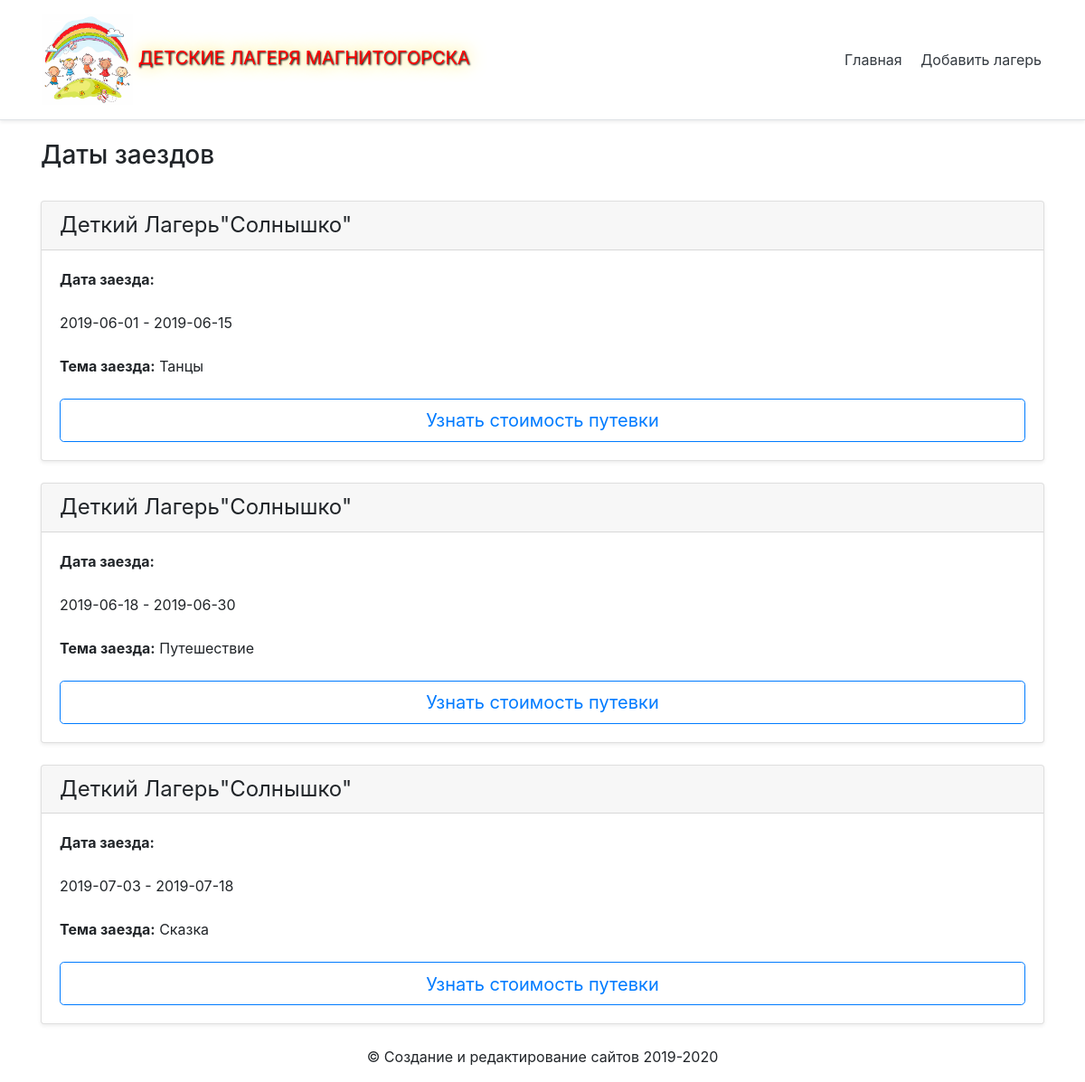
The app's page /zaezd.php?id=1 with its own data.
### tables this page shows
CREATE TABLE `zaezd` (
  `id` int(11) NOT NULL,
  `id_lager` int(15) NOT NULL,
  `data_start` date NOT NULL,
  `data_end` date NOT NULL,
  `tema` varchar(256) NOT NULL,
  `price` text NOT NULL
);

CREATE TABLE `name_lager` (
  `id` int(11) NOT NULL,
  `title` varchar(15) NOT NULL,
  `adres` text NOT NULL,
  `URL_image` text NOT NULL,
  `Content` text NOT NULL
);

### include/function.php (called while the page is built, shortened)
<?php
function get_zaezd($id){
	global $mysqli;
	$sql= "SELECT `name_lager`.*,`zaezd`.* FROM `name_lager` INNER JOIN `zaezd` ON `name_lager`.`id` = {$id} AND `name_lager`.`id` = `zaezd`.`id_lager`";
    $result = mysqli_query($mysqli,$sql);
    $zaezd = mysqli_fetch_all($result,MYSQLI_ASSOC);
    return $zaezd;
} ?>

### zaezd.php (the view, shortened to what this page needs)
<?php
    require_once 'include/database.php';
    require_once 'include/function.php';
	$id = (INT)$_GET ['id'];
?>
<html lang='ru'>
<head>
  <link rel='stylesheet' href ='style.css'>
  <link rel='stylesheet' href ='https://stackpath.bootstrapcdn.com/bootstrap/4.3.1/css/bootstrap.min.css'>
</head>
<body>
<div class="d-flex flex-column flex-md-row align-items-center p-3 px-md-4 mb-3 bg-white border-bottom shadow-sm">
  <h5 class="my-0 mr-md-auto font-weight-normal"><font style="vertical-align: inherit;"><img src="img/glav.jpg"
  width="100" height="100" alt="lorem"><font style="vertical-align: inherit;"> Детские лагеря магнитогорска </font></font></h5>
  <nav class="my-2 my-md-0 mr-md-3">
    <a class="p-2 text-dark" href="index.php"><font style="vertical-align: inherit;"><font style="vertical-align: inherit;">Главная</font></font></a>
    <a class="p-2 text-dark" href="vvod.php"><font style="vertical-align: inherit;"><font style="vertical-align: inherit;">Добавить лагерь</font></font></a>
  </nav>
</div >
<div class ='container'>
<h3 class='zagolovok'> Даты заездов </h3>
	<?php $zaezd = get_zaezd($id);?>
	   <?php foreach ($zaezd as $category):?>
    <div class="card mb-4 shadow-sm">
      <div class="card-header">
        <h4 class="my-0 font-weight-normal"><font style="vertical-align: inherit;"><font style="vertical-align: inherit;">Деткий Лагерь<a '/category.php?id=<?=$category['id']?>'><?=$category['title']?><a/></font></font></h4>
      </div>
	   <div class="card-body">
		    <div>
		       <b><font style="vertical-align: inherit;"> Дата заезда: <font style="vertical-align: inherit;"> </font></font>
		    </div> </b> <br>
			<div>
		       <a '/category.php?id=<?=$category['id']?>'> <?=$category['data_start']?> - <?=$category['data_end']?><a/><font style="vertical-align: inherit;"><font style="vertical-align: inherit;"> </font></font>
		    </div> <br>
			 <div>
		       <font style="vertical-align: inherit;"> <b>Тема заезда:</b>  <a '/category.php?id=<?=$category['id']?>'> <?=$category['tema']?><font style="vertical-align: inherit;">
		    </div>  <br>
		   <div>
            <a href ="/price.php?id=<?=$category['id']?>" class='a'style='text-decoration: none;'><button  type="button" class="btn btn-lg btn-block btn-outline-primary" ><font style="vertical-align: inherit;"><font style="vertical-align: inherit;">Узнать стоимость путевки</font></font></button> </a>
      </div>
    </div>
</div>
<?php endforeach; ?>
<div style="text-align: center;"><footer class="container">
  <p><font style="vertical-align: sub;"><font style="vertical-align: sub;">© Создание и редактирование сайтов 2019-2020 </font></p>
</footer></div>
</body>
</html>

### style.css (style rules this page uses)
.zagolovok { margin-top: 2%; margin-bottom:3%; }
h5 { margin-left: 2%; font-variant:small-caps; text-transform:uppercase; color:#FF0000; text-shadow: 1px 1px 2px black, 0 0 1em #FFD700; }

### records on screen
zaezd: id_lager.title "\"Солнышко\"", data_start "2019-06-01", data_end "2019-06-15", tema "Танцы"
zaezd: id_lager.title "\"Солнышко\"", data_start "2019-06-18", data_end "2019-06-30", tema "Путешествие"
zaezd: id_lager.title "\"Солнышко\"", data_start "2019-07-03", data_end "2019-07-18", tema "Сказка"
